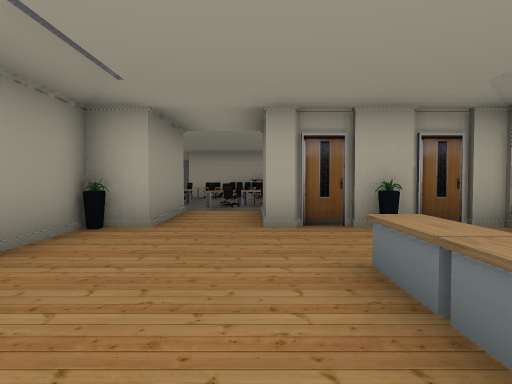
View 1 (above)

21 first-person views from a walk through a 3-D level made in the Unity game engine. The camera is 1.4 m above the floor, tilts 2° down and sees 70° across. The floor is counted in squares, 2 m on a side. Each view is taken from the middle of a square. On the plan, view 1 faces up. The plan holds only what a view shows up to about 11 squares ahead; the rest is blank. The place goes on beyond the plan. The player is left out. Some animated figures are left out. Door leaves are left out, so doorways stand open. Some surface patterns are stand-ins.

View 2
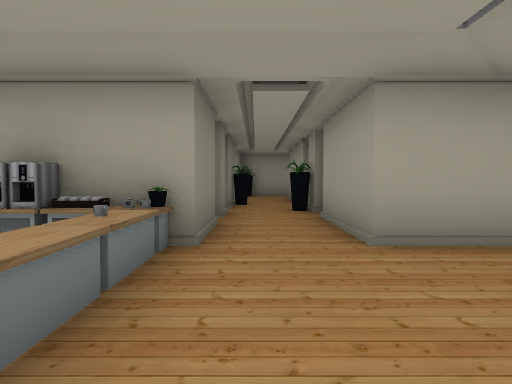

View 3
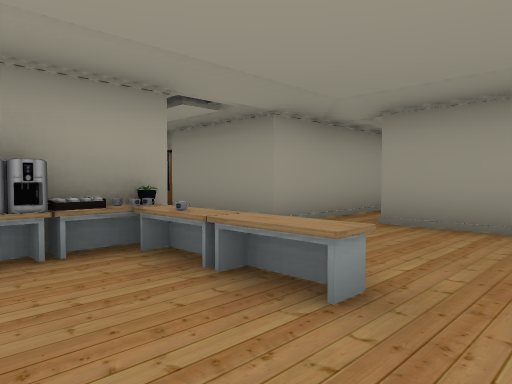

View 4
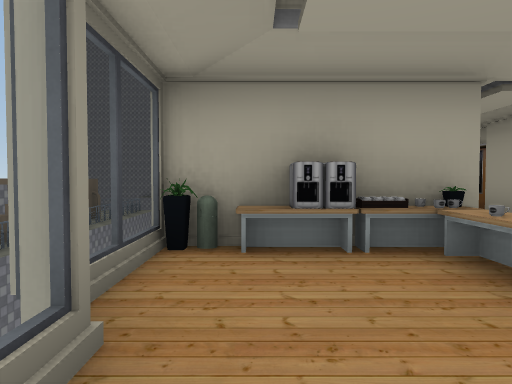

View 5
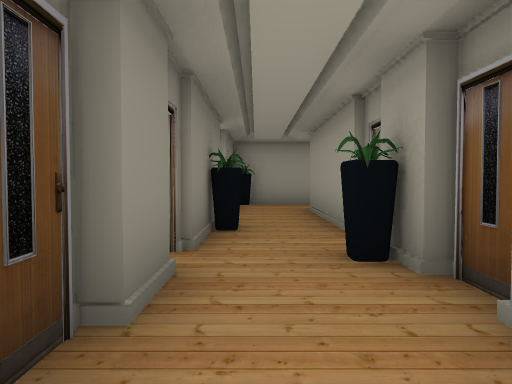

View 6
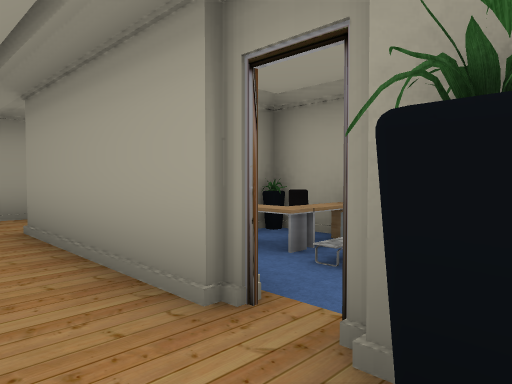

View 7
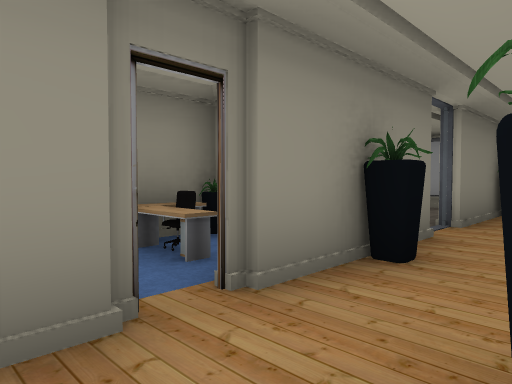

View 8
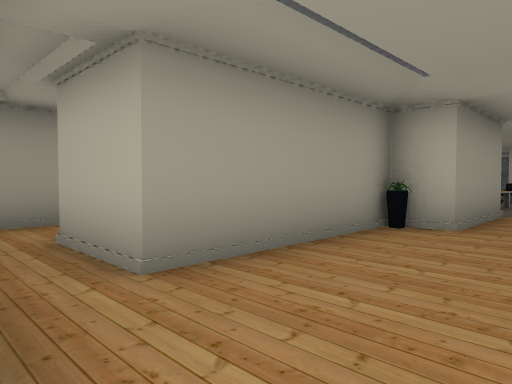

View 9
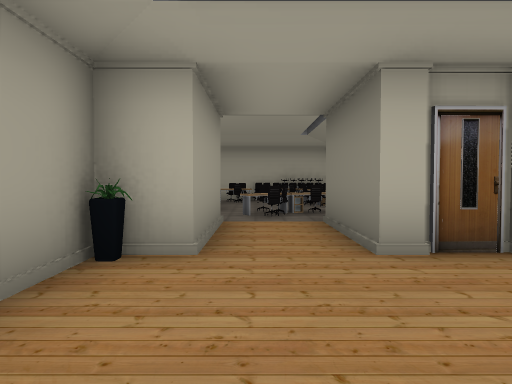

View 10
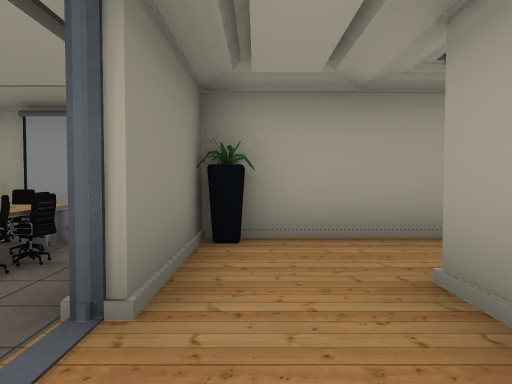

View 11
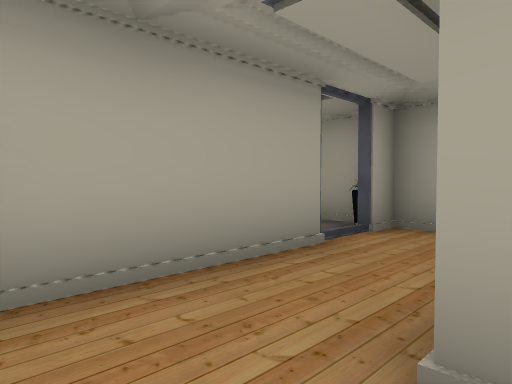

View 12
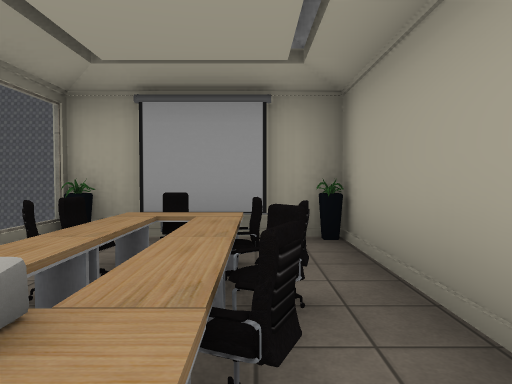

View 13
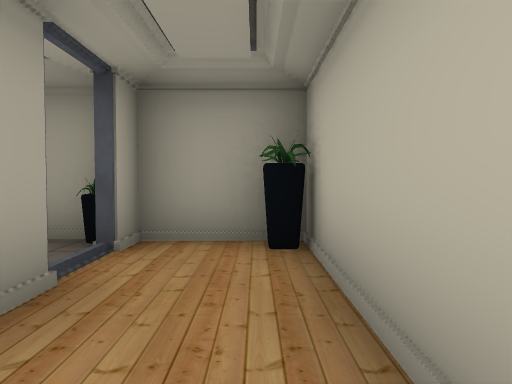

View 14
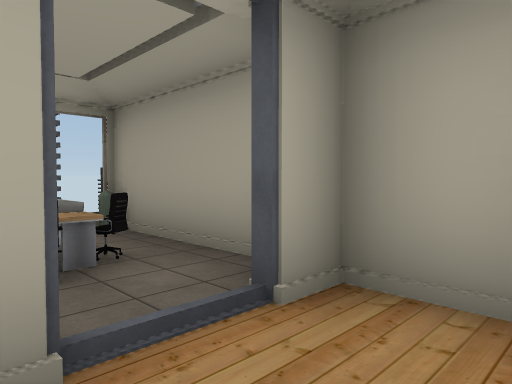

View 15
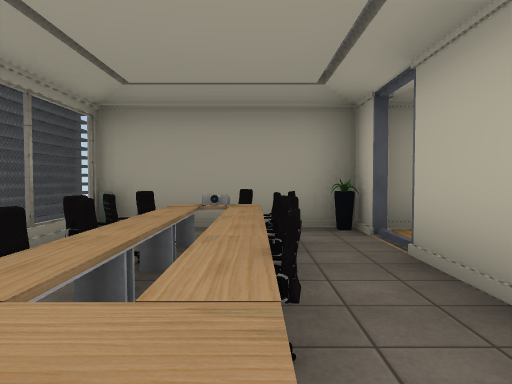

View 16
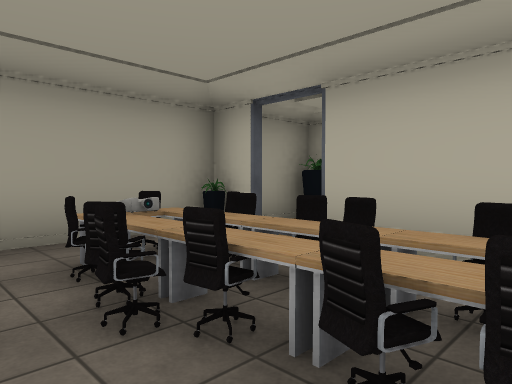

View 17
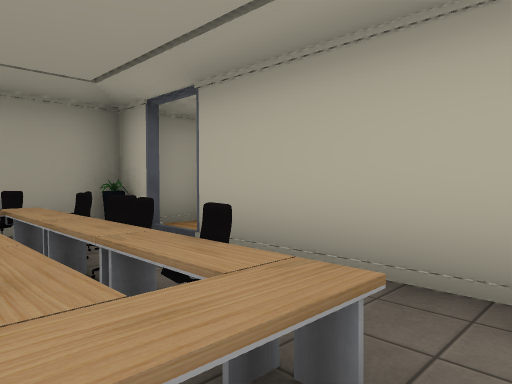

View 18
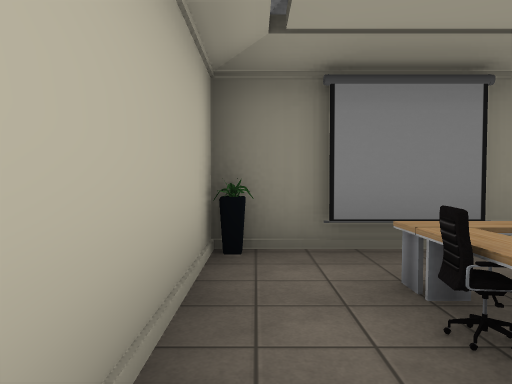

View 19
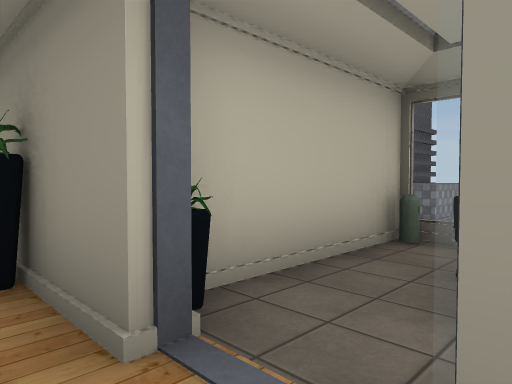

View 20
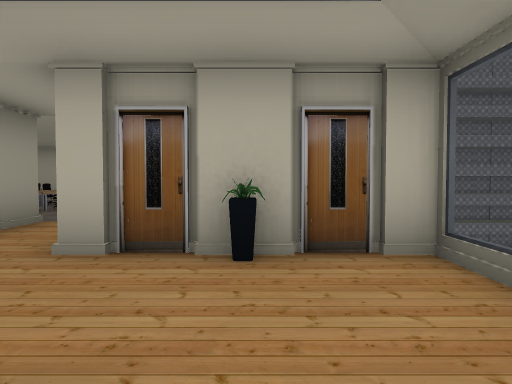

View 21
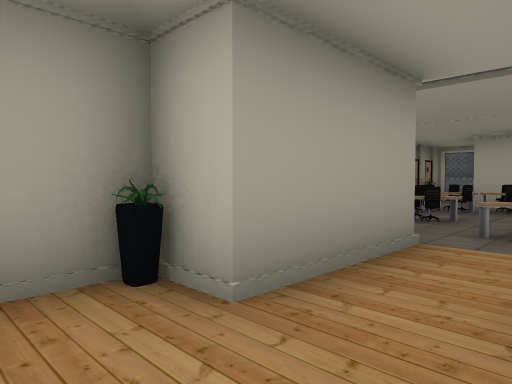

### Floor plan
Ten units are one square. View 1 is at (0, 0); x grows to the right and y downward. Boxes are objects, and circles mark ways between rooms. Rooms are numbered by the first view taken in them; rooms with no view inside come last. Other rooms are left out.
<svg viewBox="-60 -65 108 223">
<path fill="none" stroke="#000" d="M26 -1 40 -1 40 -20M7 18 7 4M-36 -1 -12 -1 -12 29M8 28 8 21M37 -24 37 -54 2 -54M-16 30 -16 36M7 35 7 25M-16 -54 -25 -54 -25 -24M-12 36 -12 45M-12 54 -12 76M7 78 7 44M16 51 16 47M7 88 10 88M-12 76 -12 95M9 95 9 125 24 125M43 78 43 71 12 71M19 123 34 123M21 112 21 104M-18 94 -52 94 -52 114M-35 114 7 114 7 88M-45 115 -53 115 -53 153 -36 153M7 146 7 115 -35 115M-52 150 -52 153"/>
<rect x="-25" y="45" width="10" height="10" fill="#bbb"><title>carpet</title></rect>
<rect x="-25" y="-55" width="10" height="10" fill="#bbb"><title>plant</title></rect>
<rect x="-5" y="55" width="10" height="10" fill="#bbb"><title>plant</title></rect>
<rect x="5" y="35" width="10" height="10" fill="#bbb"><title>carpet</title></rect>
<rect x="5" y="-5" width="10" height="10" fill="#bbb"><title>other object</title></rect>
<rect x="5" y="-35" width="10" height="30" fill="#bbb"><title>table</title></rect>
<rect x="15" y="-5" width="10" height="10" fill="#bbb"><title>mug</title></rect>
<rect x="15" y="-55" width="10" height="10" fill="#bbb"><title>plant</title></rect>
<rect x="15" y="95" width="10" height="10" fill="#bbb"><title>other object</title></rect>
<rect x="15" y="85" width="10" height="10" fill="#bbb"><title>chair</title></rect>
<rect x="25" y="105" width="10" height="10" fill="#bbb"><title>other object</title></rect>
<rect x="25" y="95" width="10" height="10" fill="#bbb"><title>other object</title></rect>
<rect x="25" y="75" width="10" height="10" fill="#bbb"><title>chair</title></rect>
<rect x="-55" y="115" width="10" height="10" fill="#bbb"><title>plant</title></rect>
<rect x="-45" y="135" width="10" height="10" fill="#bbb"><title>chair</title></rect>
<rect x="-45" y="125" width="10" height="10" fill="#bbb"><title>other object</title></rect>
<rect x="-35" y="135" width="10" height="10" fill="#bbb"><title>chair</title></rect>
<rect x="-35" y="125" width="10" height="10" fill="#bbb"><title>chair</title></rect>
<rect x="-25" y="135" width="10" height="10" fill="#bbb"><title>chair</title></rect>
<rect x="-25" y="125" width="10" height="10" fill="#bbb"><title>chair</title></rect>
<rect x="-15" y="135" width="10" height="10" fill="#bbb"><title>chair</title></rect>
<rect x="-15" y="125" width="10" height="10" fill="#bbb"><title>chair</title></rect>
<rect x="-5" y="115" width="10" height="10" fill="#bbb"><title>plant</title></rect>
<circle cx="0" cy="65" r="3" fill="#2a7"/>
<circle cx="10" cy="80" r="3" fill="#2a7"/>
<circle cx="0" cy="90" r="3" fill="#2a7"/>
<circle cx="-40" cy="110" r="3" fill="#2a7"/>
<text x="0" y="-10">1</text>
<text x="0" y="80">2</text>
<text x="20" y="90">3</text>
<text x="-20" y="100">4</text>
<text x="-20" y="130">5</text>
</svg>
Room 1 opens to room 2. Room 2 opens to room 3. Room 2 opens to room 4. Room 4 opens to room 5.

Where each view was taken, in squares from view 1:
view 1: 0 up, 0 right, facing up
view 2: 4 up, 0 right, facing down
view 3: 4 up, 3 right, facing down-left
view 4: 4 up, 3 right, facing down
view 5: 1 down, 0 right, facing down
view 6: 4 down, 0 right, facing down-left
view 7: 3 down, 1 left, facing down-right
view 8: 0 up, 0 right, facing up-left
view 9: 2 up, 1 left, facing up
view 10: 7 down, 0 right, facing down
view 11: 9 down, 0 right, facing down-left
view 12: 8 down, 2 right, facing down
view 13: 10 down, 1 left, facing left
view 14: 10 down, 3 left, facing down-left
view 15: 13 down, 0 right, facing left
view 16: 15 down, 1 left, facing up-left
view 17: 14 down, 0 right, facing up-left
view 18: 12 down, 3 left, facing right
view 19: 9 down, 0 right, facing up-right
view 20: 2 up, 2 right, facing up
view 21: 4 up, 0 right, facing up-left
